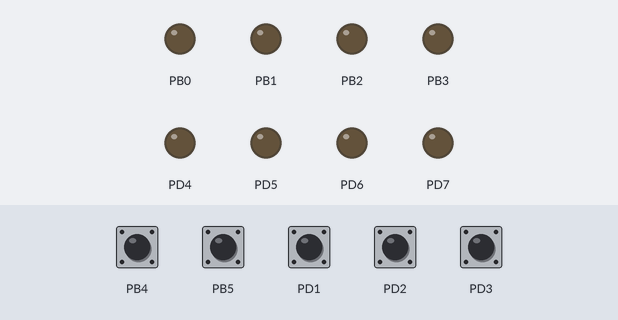
Simulated run of this program. Board: ATmega328P, built with avr-gcc and emulated at 16 MHz (the files do not name the chip). Parts: output pins drawn as LEDs (lit = HIGH). The inputs (shaded band) are chosen by the test bench; at power-on: PB4, PB5, PD1–3 HIGH.

Above: at 1.2 s.
1.3 s: PD2 pulled LOW for 0.15 s
At 2.7 s:
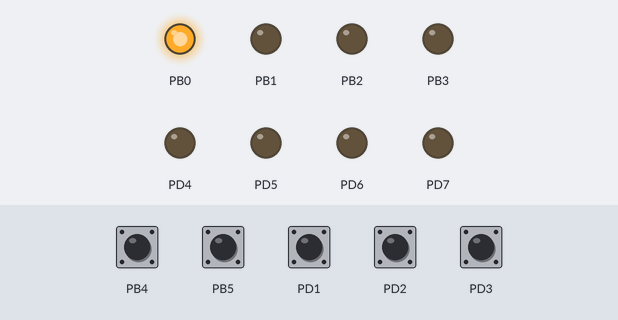
3.0 s: PD2 pulled LOW for 1 s
At 5.2 s:
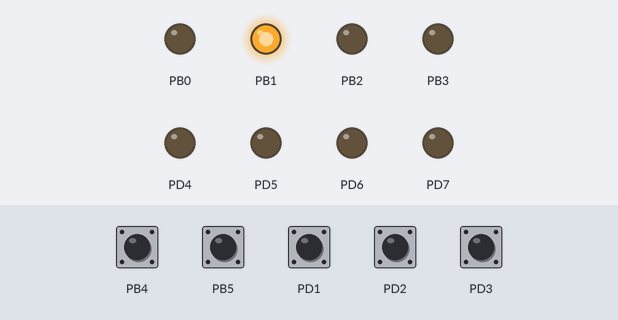
5.5 s: PD2 pulled LOW for 0.15 s
At 6.0 s:
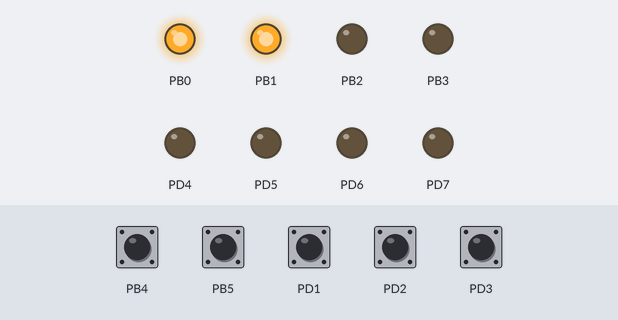
7.2 s: PD2 pulled LOW for 0.15 s
At 8.5 s:
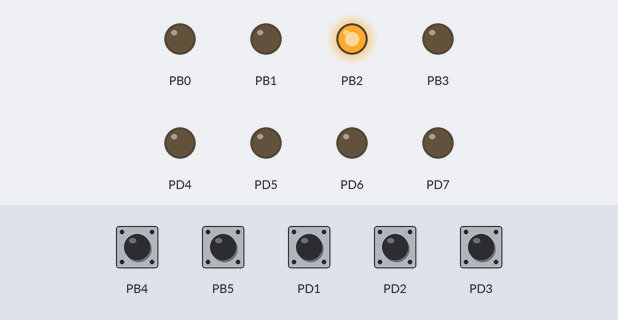
8.9 s: PD2 pulled LOW for 1 s
At 11.1 s:
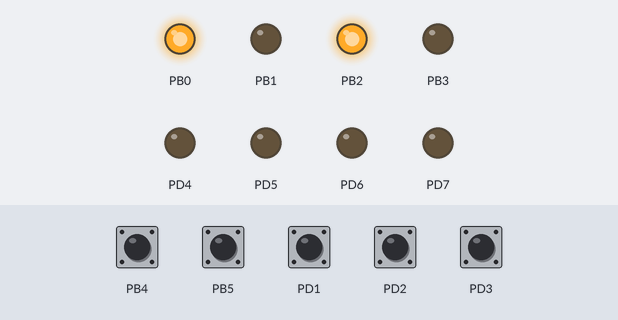
11.4 s: PD2 pulled LOW for 0.15 s
At 12.9 s:
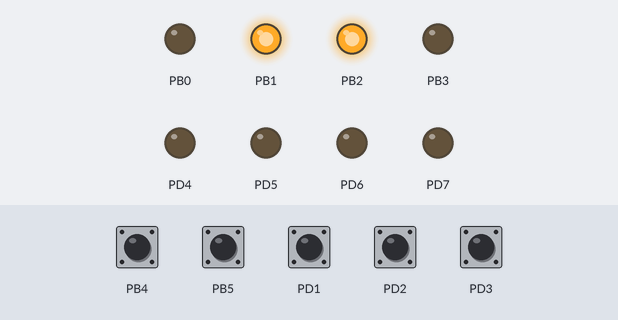
Timing chart, 0 to 14.1 s (numbered marks = the images above; inputs shaded):
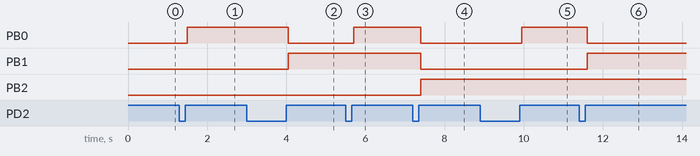

The program:

main.cpp
```cpp
//codigoprueba tareaq
#define F_CPU 16000000UL
#include <avr/io.h>
#include <util/delay.h>

int main(void) {
    DDRD |= 0xF0;            // PD4–PD7 como salida (decenas)
    DDRB |= 0x0F;            // PB0–PB3 como salida (unidades)

    DDRD &= ~(0x04);         // botón para subir
    PORTD |= (0x04);
    DDRD &= ~(0x08);         // botón para bajar
    PORTD |= (0x08);

    DDRB &= ~(0x10);         // botón para restar
    PORTB |= (0x10);
    DDRB &= ~(0x20);         // botón para sumar
    PORTB |= (0x20);
    DDRD &= ~(0x02);         // botón para ENTER
    PORTD |= (0x02);

    uint8_t unidades = 0;
    uint8_t decenas = 0;
    uint8_t guardadod = 0;
    uint8_t guardadou =0 ;
    uint8_t mate=0;

    char finalu=0;
    char finald=0;
    char resultadou=0;
    char resultadod=0;


    PORTD &= 0x0F;
    PORTB &= 0xF0;

    while (1) {  // Bucle principal del programa

        // Si el botón para subir está presionado
        if (!(PIND & 0x04)) {
            _delay_ms(50);  // Anti-rebote

            // Espera hasta que se suelte el botón
            while (!(PIND & 0x04));
            _delay_ms(50);  // Anti-rebote

            // Incrementar solo si no estamos en 99
            if (decenas == 9 && unidades == 9) { // el valor se mantiene en 99 si ya está en ese valor
            } else {
                if (unidades >= 9) {
                    unidades = 0;
                    decenas++;
                } else {
                    unidades++;
                }
            }

            if (decenas > 9) {
                decenas = 9;
            }
        }

        // Si el botón para bajar está presionado
        if (!(PIND & 0x08)) {
            _delay_ms(50);  // anti-rebote

            // espera hasta que se suelte el botón
            while (!(PIND & 0x08));
            _delay_ms(50);  // annti-rebote

            if (!(unidades == 0 && decenas == 0)) {  // paraevitar decrecer cuando este en 00
                if (unidades == 0) {
                    unidades = 9;
                    if (decenas > 0) {
                        decenas--;
                    }
                } else {
                    unidades--;
                }
            }
        }

        // Botón de resta (PD3)
        if (!(PINB & 0x20)) {
            _delay_ms(50);
            while (!(PINB & 0x20));
            _delay_ms(50);

            // para guardarlos numeros actuales
            guardadou = unidades;
            guardadod = decenas;

            // Resetear display
            unidades = 0;
            decenas = 0;
            mate=1;
        }
        //para suma

        if (!(PINB & 0x10)) {
            _delay_ms(50);
            while (!(PINB & 0x10));
            _delay_ms(50);

            // para guardarlos numeros actuales
            guardadou = unidades;
            guardadod = decenas;

            // Resetear display
            unidades = 0;
            decenas = 0;
            mate=2;
        }

        if (!(PIND & 0x02)) { //ENTER
            _delay_ms(50);

            while (!(PIND & 0x02));
            _delay_ms(50);

            // para guardarlos numeros actuales
            unidades=0;
            decenas=0;


          if (!(PINB & 0x10)&& (mate==1)) { // resta

            finalu= unidades;
            finald= decenas;
            resultadou= (guardadou-finalu);
            resultadod= (guardadod-finald);

            }

         if (!(PINB & 0x20)&& (mate==2)) { // sumar

            finalu= unidades;
            finald= decenas;
            resultadou= (guardadou+finalu);
            resultadod= (guardadod+finald);

            }

            if (resultadou<0){
            resultadou=0;
            }
            if (resultadou>9){
            resultadou=9;
            }
             if (resultadod<0){
            resultadod=0;
            }
             if (resultadod>9){
            resultadod=9;
             }

         unidades=resultadou;
         decenas=resultadod;
         mate=0;
        }

        PORTD = (PORTD & 0x0F) | (decenas << 4);
        PORTB = (PORTB & 0xF0) | (unidades & 0x0F);
    }
}


/*
//codigo del motor
#define F_CPU 16000000UL
#include <avr/io.h>
#include <util/delay.h>

int main(void) {
    DDRD |= 0xC0; // PD6 y PD7 salida (motor 1)
    PORTD &= ~0xC0;

    DDRD |= 0x0C; // PD2 y PD3 salida (motor 2)
    PORTD &= ~0x0C;

    DDRB &= ~0x02; // PB1 como entrada (botón 1)
    PORTB |= 0x02; // pull-up para botón 1

    DDRB &= ~0x01; // PB0 como entrada (botón 2)
    PORTB |= 0x01; // pull-up para botón 2

    DDRD &= ~0x20; // PD5 como entrada (botón 3)
    PORTD |= 0x20; // pull-up para botón 3

    char A = 0;
    char B = 0;
    char C = 0;
    char D = 0;
    char E = 0;
    char F = 0;

    while (1) {
        // Primera condición gira motor 1 apaga motor 2 botnon2+boton3
        if (!(PINB & 0x02) && !(PINB & 0x01)) {
            _delay_ms(100);
            if (A == 0) {
                PORTD &= ~0x0C;     // Apaga motor 2
                PORTD &= ~0xC0;     // Apaga motor 1
                _delay_ms(100);
                PORTD |= 0x80;      // Enciende PD6 (motor 1)
                PORTD &= ~0x40;     // Apaga PD7
                A = 1;
                B = 0;              // corta la otra condición
                C = 0;
                D = 0;
                E = 0;
                F = 0;

            }
        }
        else{ //si solo presiono el b2  se ejecuta lo anterior que va actvar ambos motoresm1 isquierda m2 derecha
            if (!(PINB & 0x02)) {
                _delay_ms(100);
                if (E == 0) {

                PORTD&=~(0X0C);
                PORTD&=~(0XC0);
                _delay_ms(100); //abra un delay
                PORTD|=(0X40); //
                PORTD|=(0X08);//el pin4 en 1
                PORTD &= ~0x80;
                PORTD &= ~0x04;

                    B = 0;
                    C = 0;
                    D = 0;
                    A = 0;
                    E = 1;
                    F = 0;


                }
        }

        // Segunda condición  gira motor 2 apaga motor 1 boton1+boton2
        if (!(PINB & 0x01) && !(PIND & 0x20)) {
            _delay_ms(100);
            if (B == 0) {
                PORTD &= ~0x0C;     // Apaga motor 2
                PORTD &= ~0xC0;     // Apaga motor 1
                _delay_ms(100);
                PORTD |= 0x04;      // Enciende PD2 (motor 2)
                PORTD &= ~0x08;     // apaga PD3
                B = 1;
                C = 0;
                D = 0;
                E = 0;
                F = 0;
                A = 0;              // corta la otra condición
            }
        }

        else{ //si solo presiono el b1  van los dos hacia adedlante
            if (!(PINB & 0x01)) {
                _delay_ms(100);

                if (F == 0) {

                PORTD&=~(0X0C);
                PORTD&=~(0XC0);
                _delay_ms(100); //abra un delay
                PORTD|=(0X08); // ambos
                PORTD|=(0X80);//


                    B = 0;
                    C = 0;
                    D = 0;
                    A = 0;
                    E = 0;
                    F = 1;
                }
            }
        }

        //giro corto 1 m1 derecha m2 izquierda
        if (!(PINB & 0x02) && !(PIND & 0x20)) {
            _delay_ms(100);
            if (D == 0) {
                PORTD&=~(0X0C);
                PORTD&=~(0XC0);
                _delay_ms(100); //abra un delay
                PORTD|=(0X80); //
                PORTD|=(0X04);//el pin4 en 1

                B = 0;
                C = 0;
                D = 1;
                A = 0;
                E = 0;
                F = 0;

            }
        }
        else{ //APAGADO AMBOS MOTORES
            if (!(PIND & 0x20)) {
                _delay_ms(100);

                if (C == 0) {

                PORTD&=~(0X0C);
                PORTD&=~(0XC0);
                _delay_ms(100); //abra un delay
                PORTD&=~(0X0C);
                PORTD&=~(0XC0);


                    B = 0;
                    C = 1;
                    D = 0;
                    A = 0;
                    E = 0;
                    F = 0;
                }
            }
        }


    }
}
}

*/


/*

//display ascendente descendente

#define F_CPU 16000000UL
#include <avr/io.h>
#include <util/delay.h>

int main(void) {
    DDRD |= 0xF0;            // PD4–PD7 como salida (decenas)
    DDRB |= 0x0F;            // PB0–PB3 como salida (unidades)

    DDRD &= ~(0x04);         // botón para subir
    PORTD |= (0x04);
    DDRD &= ~(0x08);         // botón para bajar
    PORTD |= (0x08);

    uint8_t unidades = 0;
    uint8_t decenas = 0;

    PORTD &= 0x0F;
    PORTB &= 0xF0;

    while (1) {  // Bucle principal del programa

        // Si el botón para subir está presionado
        if (!(PIND & 0x04)) {
            _delay_ms(50);  // Anti-rebote

            // Espera hasta que se suelte el botón
            while (!(PIND & 0x04));
            _delay_ms(50);  // Anti-rebote

            // Incrementar solo si no estamos en 99
            if (decenas == 9 && unidades == 9) { // el valor se mantiene en 99 si ya está en ese valor
            } else {
                if (unidades >= 9) {
                    unidades = 0;
                    decenas++;
                } else {
                    unidades++;
                }
            }

            if (decenas > 9) {
                decenas = 9;
            }
        }

        // Si el botón para bajar está presionado
        if (!(PIND & 0x08)) {
            _delay_ms(50);  // anti-rebote

            // espera hasta que se suelte el botón
            while (!(PIND & 0x08));
            _delay_ms(50);  // annti-rebote

            if (!(unidades == 0 && decenas == 0)) {  // paraevitar decrecer cuando este en 00
                if (unidades == 0) {
                    unidades = 9;
                    if (decenas > 0) {
                        decenas--;
                    }
                } else {
                    unidades--;
                }
            }
        }

        PORTD = (PORTD & 0x0F) | (decenas << 4);
        PORTB = (PORTB & 0xF0) | (unidades & 0x0F);
    }
}


*/
```

Measured:
- after the input at 1.3 s, PB0: LOW → HIGH after 0.20 s
- after the input at 3.0 s, PB0: HIGH → LOW after 1.1 s; PB1: LOW → HIGH after 1.1 s
- after the input at 5.5 s, PB0: LOW → HIGH after 0.20 s
- after the input at 7.2 s, PB0, PB1: HIGH → LOW after 0.20 s; PB2: LOW → HIGH after 0.20 s
- after the input at 8.9 s, PB0: LOW → HIGH after 1.1 s
- after the input at 11.4 s, PB0: HIGH → LOW after 0.20 s; PB1: LOW → HIGH after 0.20 s
